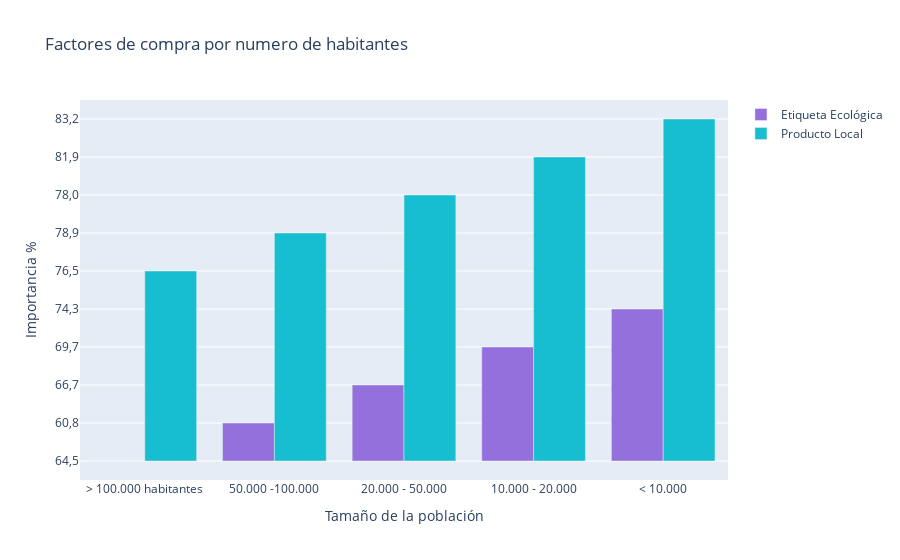

Here is the notebook cell this chart was saved with:
### Code cell
# defino las barras 
barra_eco = go.Bar(x=municipio["Tamaño"], y=municipio["Etiqueta ecológica"], name='Etiqueta Ecológica', marker_color=colores[0])
barra_local = go.Bar(x=municipio["Tamaño"], y=municipio["Producto local"], name='Producto Local', marker_color=colores[1])

# definir el grafico
layout = go.Layout(
    title='Factores de compra por numero de habitantes',
    xaxis=dict(title='Tamaño de la población'),
    yaxis=dict(title='Importancia %'),
    barmode='group'
)
# Crear la figura y visualizar 
fig = go.Figure(data=[barra_eco, barra_local], layout=layout)
fig.write_html("C:/Users/Ade/src/data/figuras/factores_muiniipio.html")
fig.show()

### Figure 1 — Plotly figure (JSON) as saved in the notebook; plotly's stock layout.template omitted (floating-point values rounded to 4 significant figures)
{"data": [{"marker": {"color": "mediumpurple"}, "name": "Etiqueta Ecológica", "type": "bar", "x": ["> 100.000 habitantes", "50.000 -100.000", "20.000 - 50.000", "10.000 - 20.000", "< 10.000"], "y": ["64,5", "60,8", "66,7", "69,7", "74,3"]}, {"marker": {"color": "#17becf"}, "name": "Producto Local", "type": "bar", "x": ["> 100.000 habitantes", "50.000 -100.000", "20.000 - 50.000", "10.000 - 20.000", "< 10.000"], "y": ["76,5", "78,9", "78,0", "81,9", "83,2"]}], "layout": {"barmode": "group", "title": {"text": "Factores de compra por numero de habitantes"}, "xaxis": {"title": {"text": "Tamaño de la población"}}, "yaxis": {"title": {"text": "Importancia %"}}}}
